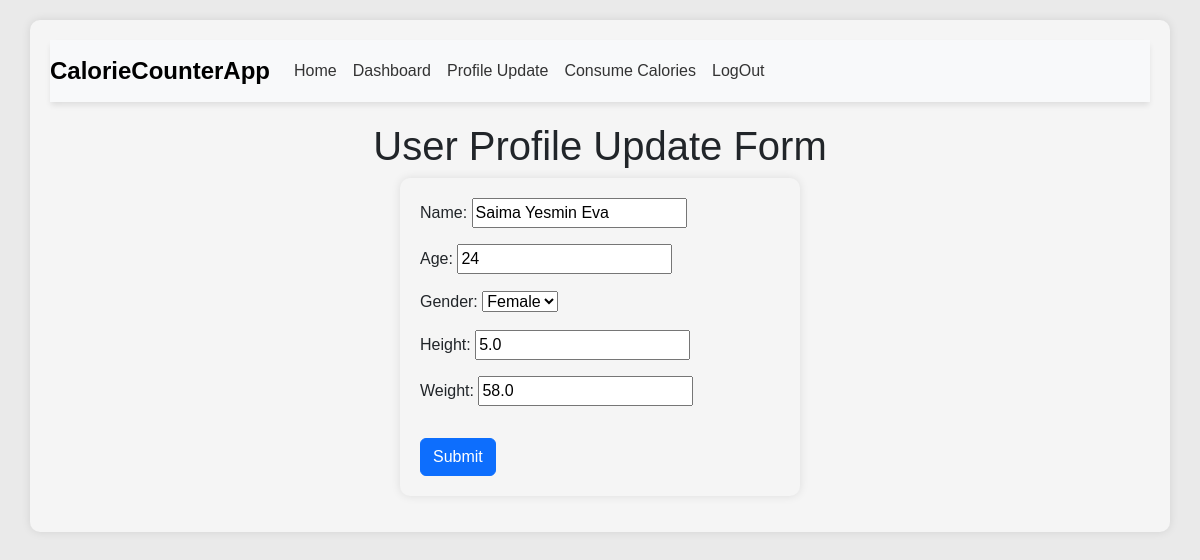
Page /user_profile_update/ (signed in) on the committed database.
### myApp/models.py (models this page shows, shortened)
class UserProfile(models.Model):
    user = models.OneToOneField(User, on_delete=models.CASCADE)
    name = models.CharField(max_length=255)
    age = models.IntegerField()
    gender = models.CharField(max_length=10, choices=[('Male', 'Male'), ('Female', 'Female')])
    height = models.FloatField()
    weight = models.FloatField()

### myApp/views.py (the view, shortened to what this page needs)
# urls.py: path('user_profile_update/', user_profile_update, name='user_profile_update'),
def user_profile_update(request):
    user=request.user
    user_instance = User.objects.get(id=user.id)
    obj=0
    try:
        obj, created = UserProfile.objects.get_or_create(user=user_instance)
    except:
        pass
    if request.method=="POST" and obj:
        form=UserProfileForm(request.POST,request.FILES,instance=obj)
        if form.is_valid():
            form.save()
            return redirect('home')
    elif obj:
        form=UserProfileForm(instance=obj)
    else:
        form=UserProfileForm()
    return render(request,"user_profile.html",{'form':form})

### myApp/forms.py
class UserProfileForm(forms.ModelForm):
    class Meta:
        model = UserProfile
        fields = ('__all__')
        exclude = ['user']
    def __init__(self, *args, **kwargs):
        super().__init__(*args, **kwargs)

### myApp/templates/user_profile.html (shortened to what this page needs)
{% extends "base.html" %}
{% block content %}
<div class="m-3">
    <h1 class="pt-1 text-center">User Profile Update Form</h1>
    <div class="container" style="max-width: 400px; margin: 0 auto; background-color: #f5f5f5; padding: 20px; border-radius: 10px; box-shadow: 0 0 10px rgba(0, 0, 0, 0.1);">
        <form action="" method="post">
            {{form.as_p}}
            <button type="submit" class="btn btn-primary mt-3">Submit</button>
        </form>
    </div>
</div>
{% endblock content %}

### myApp/templates/base.html (style rules this page uses)
body { font-family: 'Arial', sans-serif; background-color: #eaeaea; }
.container { margin-top: 20px; background-color: #f5f5f5; border-radius: 10px; box-shadow: 0 0 10px rgba(0, 0, 0, 0.1); padding: 20px; }

### rows in the picture
UserProfile: name "Saima Yesmin Eva", age "24", gender "Female", height "5.0", weight "58.0"
